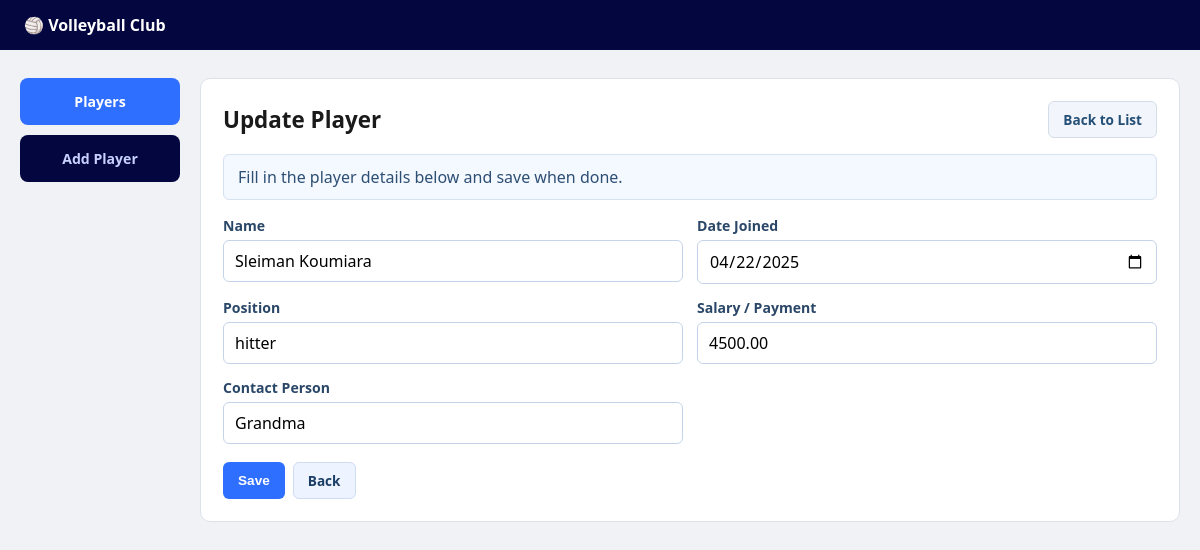
Screenshot of /players/edit/9/ with the database file from the repository.
### players/models.py (models this page shows, shortened)
class Player(models.Model):
    name = models.CharField(max_length=100)
    dateJoined = models.DateField()
    position = models.CharField(max_length=50)
    salary_payment = models.DecimalField(max_digits=10, decimal_places=2)
    contactPerson = models.CharField(max_length=100)

### players/views.py (the view)
# urls.py: path('edit/<int:pk>/', views.player_update, name='player_edit'),
def player_update(request, pk):
    player = get_object_or_404(Player, pk=pk)
    if request.method == 'POST':
        form = PlayerForm(request.POST, instance=player)
        if form.is_valid():
            form.save()
            return redirect('player_list')
    else:
        form = PlayerForm(instance=player)
    return render(request, 'players/player_form.html', {'form': form, 'title': 'Update Player'})

### players/forms.py
class PlayerForm(forms.ModelForm):
    class Meta:
        model = Player
        fields = ['name', 'dateJoined', 'position', 'salary_payment', 'contactPerson']
        labels = {
            'name': 'Name',
            'dateJoined': 'Date Joined',
            'position': 'Position',
            'salary_payment': 'Salary / Payment',
            'contactPerson': 'Contact Person',
        }
        widgets = {
            'name': forms.TextInput(attrs={'placeholder': 'e.g. Maria Haddad'}),
            'dateJoined': forms.DateInput(attrs={'type': 'date'}),
            'position': forms.TextInput(attrs={'placeholder': 'e.g. Setter'}),
            'salary_payment': forms.NumberInput(attrs={'step': '0.01', 'placeholder': 'e.g. 3200.00'}),
            'contactPerson': forms.TextInput(attrs={'placeholder': 'e.g. Mother'}),
        }

### players/templates/players/player_form.html (shortened to what this page needs)
{% extends 'players/base.html' %}
{% block content %}
<section class="page-heading compact">
    <h1>{{ title }}</h1>
    <a href="{% url 'player_list' %}" class="btn btn-ghost">Back to List</a>
</section>
<div class="info-box">
    Fill in the player details below and save when done.
</div>
<form method="POST" class="player-form" novalidate>
    <div class="form-grid">
        {% for field in form %}
        <div class="field-group">
            <label for="{{ field.id_for_label }}">{{ field.label }}</label>
            {{ field }}
        </div>
        {% endfor %}
    </div>
    <div class="form-buttons">
        <button type="submit" class="btn btn-primary">Save</button>
        <a href="{% url 'player_list' %}" class="btn btn-secondary">Back</a>
    </div>
</form>
{% endblock %}

### players/static/players/style.css (style rules this page uses)
* { box-sizing: border-box; margin: 0; padding: 0; }
body { font-family: "Segoe UI", sans-serif; background: #f0f2f5; color: #1a1a1a; }
.page-heading { display: flex; justify-content: space-between; align-items: center; margin-bottom: 16px; }
h1 { font-size: 1.4rem; }
.btn { display: inline-block; padding: 8px 14px; border-radius: 6px; border: 1px solid transparent; font-size: 0.85rem; font-weight: 600; cursor: pointer; text-decoration: none; }
.btn-primary { background: #2f6fff; color: #fff; }
.btn-secondary { background: #edf3ff; color: #1d3f66; border-color: #cfdcf3; }
.btn-ghost { background: #f2f5fb; color: #244f76; border-color: #d5dde8; }
.info-box { margin-bottom: 16px; padding: 11px 14px; border-radius: 6px; border: 1px solid #d5e0f0; background: #f4f8ff; color: #2d4f74; }
.form-grid { display: grid; grid-template-columns: 1fr 1fr; gap: 14px; }
.field-group { display: flex; flex-direction: column; gap: 5px; }
label { font-size: 0.88rem; font-weight: 600; color: #2b4768; }
input { width: 100%; padding: 9px 11px; border: 1px solid #c5d4e8; border-radius: 6px; font: inherit; }
.form-buttons { margin-top: 18px; display: flex; gap: 8px; }

### rows the page displays
Player: form "Sleiman Koumiara" "04/22/2025" "hitter" "4500.00" "Grandma"

### other values shown
{{ title }} "Update Player"
{{ field.label }} "Name" "Date Joined" "Position" "Salary / Payment" "Contact Person"
